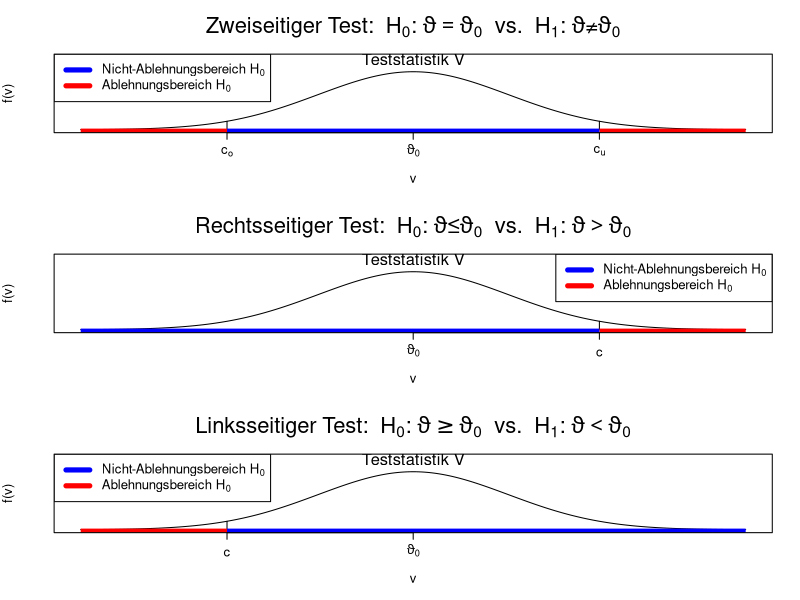
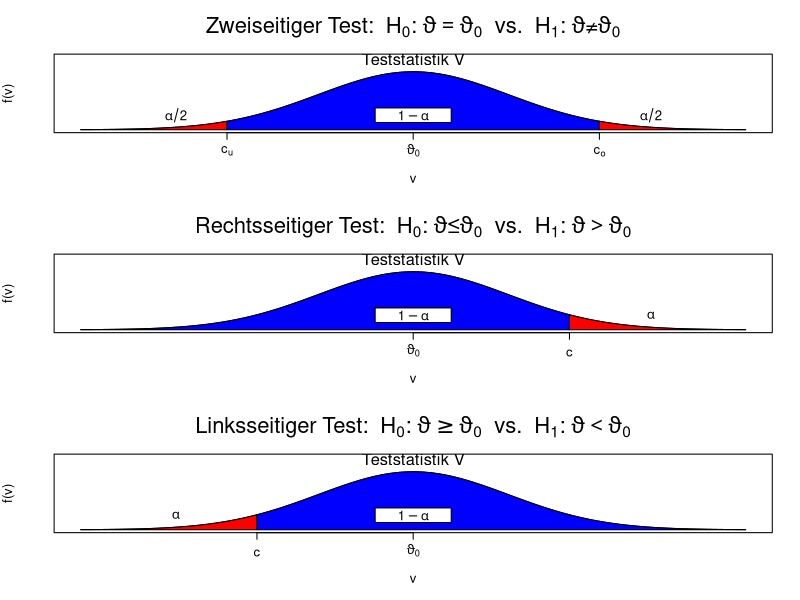
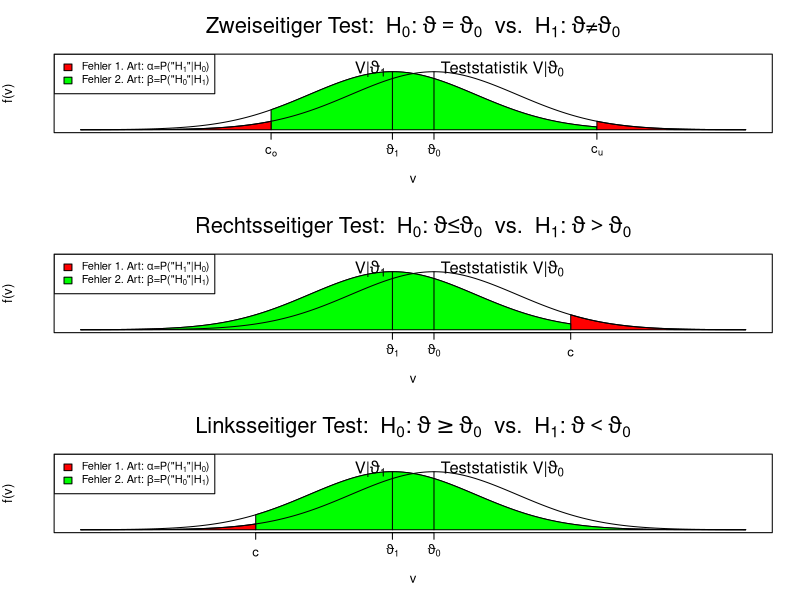
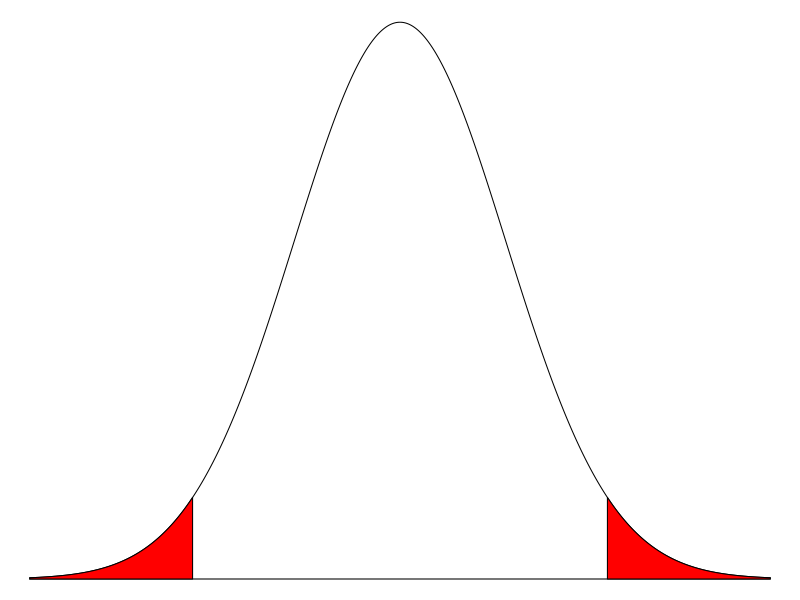
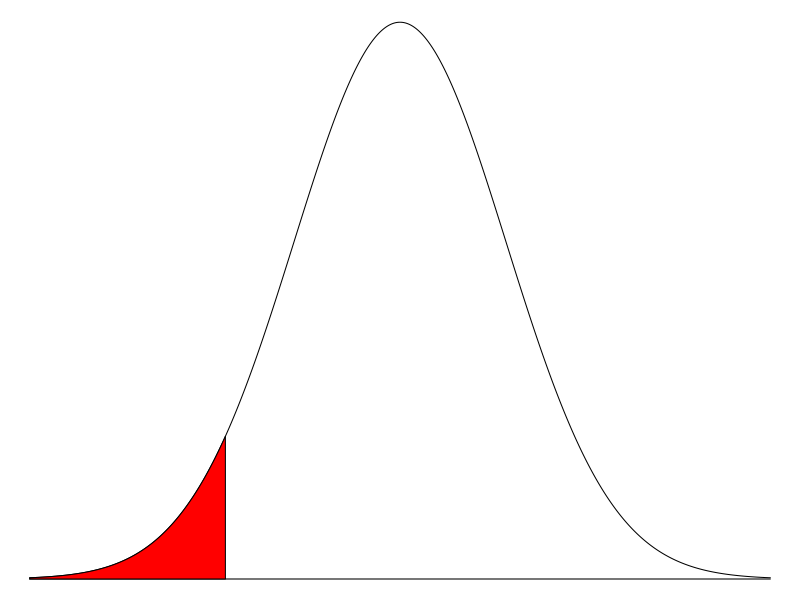
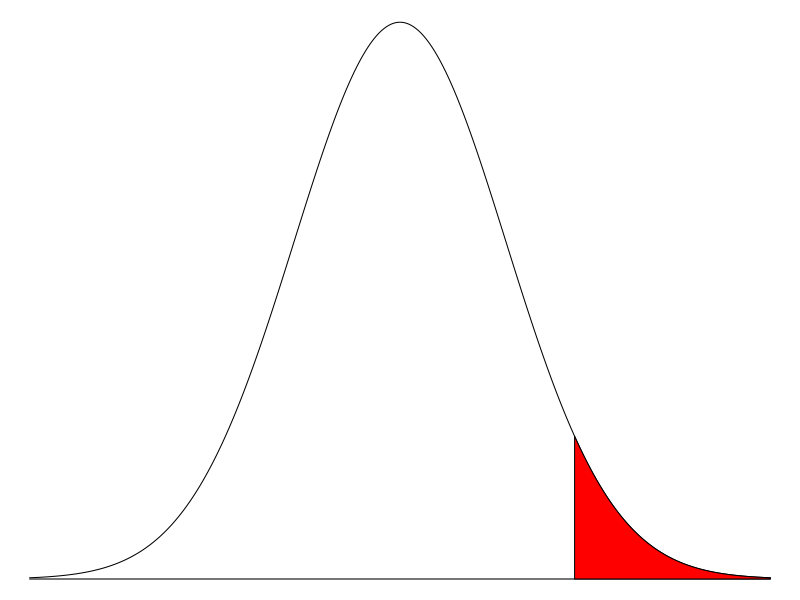

Reproduce these figures in R, in order.
draw.polygon <- function (x, from, to, col, d=0) {
  xp <- seq(from, to, length.out=sum((x<=to) & (x>=from)))
  yp <- dnorm(xp, d)
  polygon(c(from, xp, to), c(0, yp, 0), col=col) 
}

text.blue <- function (x, txt) {
  polygon(c(x-0.4,x-0.4,x+0.4,x+0.4), c(0.05,0.15,0.15,0.05), col="white")
  text(x, 0.1, txt, cex=1.2)
}

text.black <- function (x, txt) {
  text(x, 0.1, txt, cex=1.2)
}

c <- 1.96
x <- (-350:350)/100
y <- dnorm(x)

#
cairo_pdf("test1.pdf")
par(mfrow=c(3,1))

plot(x,y, type="l", axes=F, xlab="v", ylab="f(v)", ylim=c(0,0.5), cex.main=2, cex.lab=1.2,
     main=expression(paste("Zweiseitiger Test:  ", H[0], ": ", theta1==theta1[0], "  vs.  ", H[1], ": ", theta1, "\u2260", theta1[0])))
axis(1, at=c(-c, 0, +c), label=expression(c[o], theta1[0], c[u]), cex.axis=1.2)
lines(c(-c, -c), c(0, dnorm(-c)))
lines(c(+c, +c), c(0, dnorm(+c)))
lines(c(min(x),-c), c(-0.01,-0.01), col="red", lwd=5, lend=1)
lines(c(+c,max(x)), c(-0.01,-0.01), col="red", lwd=5, lend=1)
lines(c(-c,+c), c(-0.01,-0.01), col="blue", lwd=5, lend=1)
legend("topleft", expression(paste("Nicht-Ablehnungsbereich ", H[0]), 
                                   paste("Ablehnungsbereich ", H[0])),
       col=c("blue", "red"), lwd=5, cex=1.2)
text(0, dnorm(0), "Teststatistik V", pos=3, cex=1.5)
box()

plot(x,y, type="l", axes=F, xlab="v", ylab="f(v)", ylim=c(0,0.5), cex.main=2, cex.lab=1.2,
     main=expression(paste("Rechtsseitiger Test:  ", H[0], ": ", theta1, "\u2264", theta1[0], "  vs.  ", H[1], ": ", theta1>theta1[0])))
axis(1, at=c(0, +c), label=expression(theta1[0], c), cex.axis=1.2)
lines(c(+c, +c), c(0, dnorm(+c)))
lines(c(+c,max(x)), c(-0.01,-0.01), col="red", lwd=5, lend=1)
lines(c(min(x),+c), c(-0.01,-0.01), col="blue", lwd=5, lend=1)
legend("topright", expression(paste("Nicht-Ablehnungsbereich ", H[0]), 
                                   paste("Ablehnungsbereich ", H[0])),
       col=c("blue", "red"), lwd=5, cex=1.2)
text(0, dnorm(0), "Teststatistik V", pos=3, cex=1.5)
box()

plot(x,y, type="l", axes=F, xlab="v", ylab="f(v)", ylim=c(0,0.5), cex.main=2, cex.lab=1.2,
     main=expression(paste("Linksseitiger Test:  ", H[0], ": ", theta1>=theta1[0], "  vs.  ", H[1], ": ", theta1<theta1[0])))
axis(1, at=c(-c, 0), label=expression(c, theta1[0]), cex.axis=1.2)
lines(c(-c, -c), c(0, dnorm(-c)))
lines(c(min(x),-c), c(-0.01,-0.01), col="red", lwd=5, lend=1)
lines(c(-c,max(x)), c(-0.01,-0.01), col="blue", lwd=5, lend=1)
legend("topleft", expression(paste("Nicht-Ablehnungsbereich ", H[0]), 
                                   paste("Ablehnungsbereich ", H[0])),
       col=c("blue", "red"), lwd=5, cex=1.2)
text(0, dnorm(0), "Teststatistik V", pos=3, cex=1.5)
box()
dev.off()

##
c2 <- -qnorm(2*pnorm(-c))
cairo_pdf("test2.pdf")

par(mfrow=c(3,1))
plot(x,y, type="l", axes=F, xlab="v", ylab="f(v)", ylim=c(0,0.5), cex.main=2, cex.lab=1.2,
     main=expression(paste("Zweiseitiger Test:  ", H[0], ": ", theta1==theta1[0], "  vs.  ", H[1], ": ", theta1, "\u2260", theta1[0])))
axis(1, at=c(-c, 0, +c), label=expression(c[u], theta1[0], c[o]), cex.axis=1.2)
draw.polygon(x, min(x), -c, col="red")
draw.polygon(x, -c, +c,     col="blue")
draw.polygon(x, +c, max(x), col="red")
text(0, dnorm(0), "Teststatistik V", pos=3, cex=1.5)
text.black(-2.5, expression(alpha/2))
text.black(+2.5, expression(alpha/2))
text.blue(0, expression(1-alpha))
box()

plot(x,y, type="l", axes=F, xlab="v", ylab="f(v)", ylim=c(0,0.5), cex.main=2, cex.lab=1.2,
     main=expression(paste("Rechtsseitiger Test:  ", H[0], ": ", theta1, "\u2264", theta1[0], "  vs.  ", H[1], ": ", theta1>theta1[0])))
axis(1, at=c(0, +c2), label=expression(theta1[0], c), cex.axis=1.2)
draw.polygon(x, min(x), +c2, col="blue")
draw.polygon(x, +c2, max(x), col="red")
polygon(c(-0.4,-0.4,0.4,0.4), c(0.05,0.15,0.15,0.05), col="white")
text(0, dnorm(0), "Teststatistik V", pos=3, cex=1.5)
text.black(+2.5, expression(alpha))
text.blue(0, expression(1-alpha))
box()

plot(x,y, type="l", axes=F, xlab="v", ylab="f(v)", ylim=c(0,0.5), cex.main=2, cex.lab=1.2,
     main=expression(paste("Linksseitiger Test:  ", H[0], ": ", theta1>=theta1[0], "  vs.  ", H[1], ": ", theta1<theta1[0])))
axis(1, at=c(-c2, 0), label=expression(c, theta1[0]), cex.axis=1.2)
draw.polygon(x, min(x), -c2, col="red")
draw.polygon(x, -c2, max(x), col="blue")
text(0, dnorm(0), "Teststatistik V", pos=3, cex=1.5)
text.black(-2.5, expression(alpha))
text.blue (0, expression(1-alpha))
box()
dev.off()

###
cairo_pdf("test3.pdf")
par(mfrow=c(3,1))

d <- 0.25
x <- (-400:400)/100
y1 <- dnorm(x, d)
y2 <- dnorm(x, -d)

plot(x,y2, type="l", axes=F, xlab="v", ylab="f(v)", ylim=c(0,0.5), cex.main=2, cex.lab=1.2,
     main=expression(paste("Zweiseitiger Test:  ", H[0], ": ", theta1==theta1[0], "  vs.  ", H[1], ": ", theta1, "\u2260", theta1[0])))
axis(1, at=c(-d, d-c, d, d+c), label=expression(theta1[1], c[o], theta1[0], c[u]), cex.axis=1.2)
draw.polygon(x, d-c, d+c, "green", -d) 
draw.polygon(x, min(x), d-c, "red", +d) 
draw.polygon(x, d+c, max(x), "red", +d) 
lines(x, y1)
lines(c(d,d), c(0,dnorm(0)))
lines(c(-d,-d), c(0,dnorm(0)))
text(d, dnorm(0),  expression(paste("Teststatistik V|", theta1[0])), pos=4, cex=1.5)
text(-d, dnorm(0),  expression(paste("V|", theta1[1])), pos=2, cex=1.5)
legend("topleft", c(expression(paste("Fehler 1. Art: ", alpha, "=P(\"", H[1], "\"|", H[0], ")")),
                    expression(paste("Fehler 2. Art: ", beta,  "=P(\"", H[0], "\"|", H[1], ")"))),
       fill=c("red", "green"))
box()

plot(x,y2, type="l", axes=F, xlab="v", ylab="f(v)", ylim=c(0,0.5), cex.main=2, cex.lab=1.2,
     main=expression(paste("Rechtsseitiger Test:  ", H[0], ": ", theta1,"\u2264",theta1[0], "  vs.  ", H[1], ": ", theta1>theta1[0])))
axis(1, at=c(-d, c2+d, d), label=expression(theta1[1], c, theta1[0]), cex.axis=1.2)
draw.polygon(x, d+c2, max(x), "red", +d) 
draw.polygon(x, min(x), d+c2, "green", -d) 
lines(x, y1)
lines(c(d,d), c(0,dnorm(0)))
lines(c(-d,-d), c(0,dnorm(0)))
text(d, dnorm(0),  expression(paste("Teststatistik V|", theta1[0])), pos=4, cex=1.5)
text(-d, dnorm(0),  expression(paste("V|", theta1[1])), pos=2, cex=1.5)
legend("topleft", c(expression(paste("Fehler 1. Art: ", alpha, "=P(\"", H[1], "\"|", H[0], ")")),
                    expression(paste("Fehler 2. Art: ", beta,  "=P(\"", H[0], "\"|", H[1], ")"))),
       fill=c("red", "green"))
box()

plot(x,y2, type="l", axes=F, xlab="v", ylab="f(v)", ylim=c(0,0.5), cex.main=2, cex.lab=1.2,
     main=expression(paste("Linksseitiger Test:  ", H[0], ": ", theta1>=theta1[0], "  vs.  ", H[1], ": ", theta1<theta1[0])))
axis(1, at=c(-d, -c2-d, d), label=expression(theta1[1], c, theta1[0]), cex.axis=1.2)
draw.polygon(x, -d-c2, max(x), "green", -d) 
draw.polygon(x, min(x), -d-c2, "red",   +d) 
lines(x, y1)
lines(c(d,d), c(0,dnorm(0)))
lines(c(-d,-d), c(0,dnorm(0)))
text(d, dnorm(0),  expression(paste("Teststatistik V|", theta1[0])), pos=4, cex=1.5)
text(-d, dnorm(0),  expression(paste("V|", theta1[1])), pos=2, cex=1.5)
legend("topleft", c(expression(paste("Fehler 1. Art: ", alpha, "=P(\"", H[1], "\"|", H[0], ")")),
                    expression(paste("Fehler 2. Art: ", beta,  "=P(\"", H[0], "\"|", H[1], ")"))),
       fill=c("red", "green"))
box()

dev.off()

#####
cz <- 1.96
ce <- 1.65
x <- (-350:350)/100
y <- dnorm(x)
#
pdf("zweiseitig.pdf", height=1, width=4)
par(mar=c(0,0,0,0))
plot(x,y, type="l", axes=F, xlab="", ylab="")
lines(c(min(x), max(x)), c(0,0))
draw.polygon(x, min(x), -cz, "red") 
draw.polygon(x, cz, max(x), "red") 
dev.off()
pdf("linksseitig.pdf", height=1, width=4)
par(mar=c(0,0,0,0))
plot(x,y, type="l", axes=F, xlab="", ylab="")
lines(c(min(x), max(x)), c(0,0))
draw.polygon(x, min(x), -ce, "red") 
dev.off()
pdf("rechtsseitig.pdf", height=1, width=4)
par(mar=c(0,0,0,0))
plot(x,y, type="l", axes=F, xlab="", ylab="")
lines(c(min(x), max(x)), c(0,0))
draw.polygon(x, ce, max(x), "red") 
dev.off()
